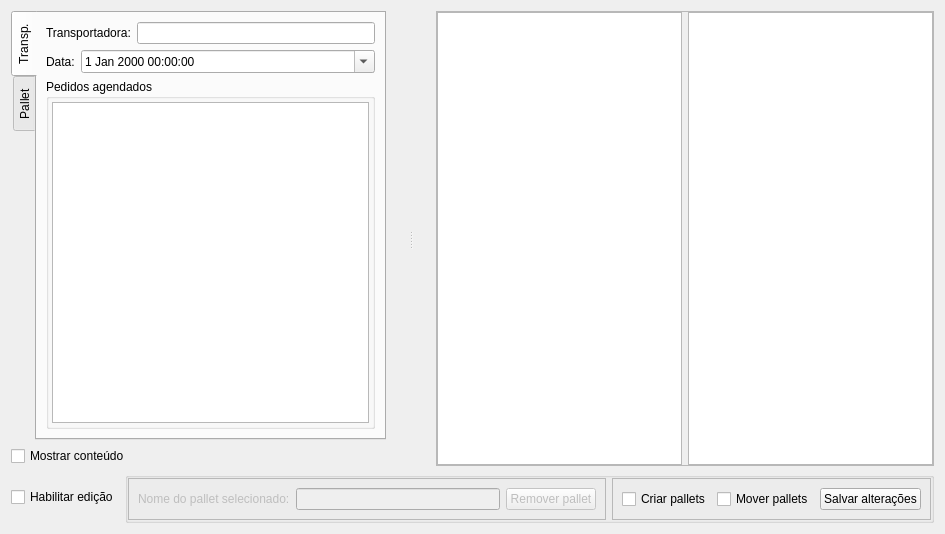
<?xml version="1.0" encoding="UTF-8"?>
<ui version="4.0">
 <class>WidgetGalpao</class>
 <widget class="QWidget" name="WidgetGalpao">
  <property name="geometry">
   <rect>
    <x>0</x>
    <y>0</y>
    <width>945</width>
    <height>534</height>
   </rect>
  </property>
  <property name="acceptDrops">
   <bool>true</bool>
  </property>
  <property name="windowTitle">
   <string>Dialog</string>
  </property>
  <layout class="QGridLayout" name="gridLayout_3">
   <item row="1" column="1">
    <widget class="QGroupBox" name="groupBoxEdicao">
     <property name="checked">
      <bool>false</bool>
     </property>
     <layout class="QGridLayout" name="gridLayout_4">
      <property name="leftMargin">
       <number>0</number>
      </property>
      <property name="topMargin">
       <number>0</number>
      </property>
      <property name="rightMargin">
       <number>0</number>
      </property>
      <property name="bottomMargin">
       <number>0</number>
      </property>
      <item row="0" column="0">
       <widget class="QFrame" name="framePalletSelecionado">
        <property name="enabled">
         <bool>false</bool>
        </property>
        <property name="frameShape">
         <enum>QFrame::StyledPanel</enum>
        </property>
        <property name="frameShadow">
         <enum>QFrame::Raised</enum>
        </property>
        <layout class="QHBoxLayout" name="horizontalLayout_3">
         <item>
          <widget class="QLabel" name="labelNomePallet">
           <property name="sizePolicy">
            <sizepolicy hsizetype="Maximum" vsizetype="Preferred">
             <horstretch>0</horstretch>
             <verstretch>0</verstretch>
            </sizepolicy>
           </property>
           <property name="text">
            <string>Nome do pallet selecionado:</string>
           </property>
          </widget>
         </item>
         <item>
          <widget class="QLineEdit" name="lineEditNomePallet"/>
         </item>
         <item>
          <widget class="QPushButton" name="pushButtonRemoverPallet">
           <property name="text">
            <string>Remover pallet</string>
           </property>
          </widget>
         </item>
        </layout>
       </widget>
      </item>
      <item row="0" column="1">
       <widget class="QFrame" name="frameEdicao">
        <property name="frameShape">
         <enum>QFrame::StyledPanel</enum>
        </property>
        <property name="frameShadow">
         <enum>QFrame::Raised</enum>
        </property>
        <layout class="QHBoxLayout" name="horizontalLayout_6">
         <item>
          <widget class="QCheckBox" name="checkBoxCriarPallet">
           <property name="text">
            <string>Criar pallets</string>
           </property>
          </widget>
         </item>
         <item>
          <widget class="QCheckBox" name="checkBoxMoverPallet">
           <property name="text">
            <string>Mover pallets</string>
           </property>
          </widget>
         </item>
         <item>
          <widget class="QPushButton" name="pushButtonSalvarPallets">
           <property name="text">
            <string>Salvar alterações</string>
           </property>
          </widget>
         </item>
        </layout>
       </widget>
      </item>
     </layout>
    </widget>
   </item>
   <item row="1" column="0">
    <widget class="QCheckBox" name="checkBoxEdicao">
     <property name="text">
      <string>Habilitar edição</string>
     </property>
    </widget>
   </item>
   <item row="0" column="0" colspan="2">
    <widget class="QSplitter" name="splitter">
     <property name="orientation">
      <enum>Qt::Horizontal</enum>
     </property>
     <property name="handleWidth">
      <number>50</number>
     </property>
     <widget class="QFrame" name="frameAcessorio">
      <property name="frameShadow">
       <enum>QFrame::Raised</enum>
      </property>
      <layout class="QGridLayout" name="gridLayout">
       <property name="leftMargin">
        <number>0</number>
       </property>
       <property name="topMargin">
        <number>0</number>
       </property>
       <property name="rightMargin">
        <number>0</number>
       </property>
       <property name="bottomMargin">
        <number>0</number>
       </property>
       <item row="1" column="0">
        <widget class="QCheckBox" name="checkBoxConteudo">
         <property name="text">
          <string>Mostrar conteúdo</string>
         </property>
        </widget>
       </item>
       <item row="0" column="0">
        <widget class="QTabWidget" name="tabWidget">
         <property name="tabPosition">
          <enum>QTabWidget::West</enum>
         </property>
         <property name="currentIndex">
          <number>0</number>
         </property>
         <widget class="QWidget" name="tabTransportadora">
          <attribute name="title">
           <string>Transp.</string>
          </attribute>
          <layout class="QGridLayout" name="gridLayout_7">
           <item row="0" column="0">
            <widget class="QFrame" name="frameTransportadora">
             <property name="frameShape">
              <enum>QFrame::NoFrame</enum>
             </property>
             <property name="frameShadow">
              <enum>QFrame::Raised</enum>
             </property>
             <layout class="QGridLayout" name="gridLayout_9">
              <property name="leftMargin">
               <number>0</number>
              </property>
              <property name="topMargin">
               <number>0</number>
              </property>
              <property name="rightMargin">
               <number>0</number>
              </property>
              <property name="bottomMargin">
               <number>0</number>
              </property>
              <item row="0" column="0" colspan="2">
               <widget class="QLabel" name="label">
                <property name="text">
                 <string>Transportadora:</string>
                </property>
               </widget>
              </item>
              <item row="0" column="2">
               <widget class="ItemBox" name="itemBoxVeiculo"/>
              </item>
              <item row="1" column="0">
               <widget class="QLabel" name="label_3">
                <property name="sizePolicy">
                 <sizepolicy hsizetype="Maximum" vsizetype="Preferred">
                  <horstretch>0</horstretch>
                  <verstretch>0</verstretch>
                 </sizepolicy>
                </property>
                <property name="text">
                 <string>Data:</string>
                </property>
               </widget>
              </item>
              <item row="1" column="1" colspan="2">
               <widget class="QDateTimeEdit" name="dateTimeEdit">
                <property name="calendarPopup">
                 <bool>true</bool>
                </property>
               </widget>
              </item>
              <item row="2" column="0" colspan="3">
               <widget class="QGroupBox" name="groupBox">
                <property name="title">
                 <string>Pedidos agendados</string>
                </property>
                <layout class="QGridLayout" name="gridLayout_6">
                 <property name="leftMargin">
                  <number>3</number>
                 </property>
                 <property name="topMargin">
                  <number>3</number>
                 </property>
                 <property name="rightMargin">
                  <number>3</number>
                 </property>
                 <property name="bottomMargin">
                  <number>3</number>
                 </property>
                 <property name="spacing">
                  <number>0</number>
                 </property>
                 <item row="0" column="0">
                  <widget class="TableView" name="tableTranspAgend">
                   <property name="palette">
                    <palette>
                     <active>
                      <colorrole role="Highlight">
                       <brush brushstyle="SolidPattern">
                        <color alpha="255">
                         <red>51</red>
                         <green>153</green>
                         <blue>255</blue>
                        </color>
                       </brush>
                      </colorrole>
                     </active>
                     <inactive>
                      <colorrole role="Highlight">
                       <brush brushstyle="SolidPattern">
                        <color alpha="255">
                         <red>51</red>
                         <green>153</green>
                         <blue>255</blue>
                        </color>
                       </brush>
                      </colorrole>
                     </inactive>
                     <disabled>
                      <colorrole role="Highlight">
                       <brush brushstyle="SolidPattern">
                        <color alpha="255">
                         <red>51</red>
                         <green>153</green>
                         <blue>255</blue>
                        </color>
                       </brush>
                      </colorrole>
                     </disabled>
                    </palette>
                   </property>
                   <property name="mouseTracking">
                    <bool>true</bool>
                   </property>
                   <property name="editTriggers">
                    <set>QAbstractItemView::NoEditTriggers</set>
                   </property>
                   <property name="selectionBehavior">
                    <enum>QAbstractItemView::SelectRows</enum>
                   </property>
                   <property name="sortingEnabled">
                    <bool>true</bool>
                   </property>
                  </widget>
                 </item>
                </layout>
               </widget>
              </item>
             </layout>
            </widget>
           </item>
          </layout>
         </widget>
         <widget class="QWidget" name="tabPallet">
          <attribute name="title">
           <string>Pallet</string>
          </attribute>
          <layout class="QGridLayout" name="gridLayout_8">
           <item row="0" column="0">
            <widget class="QFrame" name="framePallet">
             <property name="frameShape">
              <enum>QFrame::NoFrame</enum>
             </property>
             <property name="frameShadow">
              <enum>QFrame::Raised</enum>
             </property>
             <layout class="QVBoxLayout" name="verticalLayout">
              <property name="leftMargin">
               <number>0</number>
              </property>
              <property name="topMargin">
               <number>0</number>
              </property>
              <property name="rightMargin">
               <number>0</number>
              </property>
              <property name="bottomMargin">
               <number>0</number>
              </property>
              <item>
               <layout class="QHBoxLayout" name="horizontalLayout">
                <item>
                 <widget class="QLabel" name="labelOrigem">
                  <property name="sizePolicy">
                   <sizepolicy hsizetype="Maximum" vsizetype="Preferred">
                    <horstretch>0</horstretch>
                    <verstretch>0</verstretch>
                   </sizepolicy>
                  </property>
                  <property name="text">
                   <string>Origem:</string>
                  </property>
                 </widget>
                </item>
                <item>
                 <widget class="QComboBox" name="comboBoxPalletAtual">
                  <property name="placeholderText">
                   <string>Novo pallet</string>
                  </property>
                 </widget>
                </item>
               </layout>
              </item>
              <item>
               <layout class="QHBoxLayout" name="horizontalLayout_4">
                <property name="leftMargin">
                 <number>0</number>
                </property>
                <property name="topMargin">
                 <number>0</number>
                </property>
                <property name="rightMargin">
                 <number>0</number>
                </property>
                <property name="bottomMargin">
                 <number>0</number>
                </property>
                <item>
                 <widget class="QLabel" name="labelDestino">
                  <property name="text">
                   <string>Destino:</string>
                  </property>
                 </widget>
                </item>
                <item>
                 <widget class="QComboBox" name="comboBoxMoverParaPallet">
                  <property name="sizePolicy">
                   <sizepolicy hsizetype="Expanding" vsizetype="Fixed">
                    <horstretch>0</horstretch>
                    <verstretch>0</verstretch>
                   </sizepolicy>
                  </property>
                  <property name="placeholderText">
                   <string>Novo pallet</string>
                  </property>
                 </widget>
                </item>
                <item>
                 <widget class="QLineEdit" name="lineEditMoverParaPallet">
                  <property name="enabled">
                   <bool>false</bool>
                  </property>
                  <property name="placeholderText">
                   <string>Mover para pallet...</string>
                  </property>
                 </widget>
                </item>
                <item>
                 <widget class="QPushButton" name="pushButtonMover">
                  <property name="text">
                   <string>Mover</string>
                  </property>
                 </widget>
                </item>
               </layout>
              </item>
              <item>
               <layout class="QHBoxLayout" name="horizontalLayout_5">
                <item>
                 <widget class="QLabel" name="labelAltura">
                  <property name="enabled">
                   <bool>false</bool>
                  </property>
                  <property name="sizePolicy">
                   <sizepolicy hsizetype="Maximum" vsizetype="Preferred">
                    <horstretch>0</horstretch>
                    <verstretch>0</verstretch>
                   </sizepolicy>
                  </property>
                  <property name="text">
                   <string>Altura:</string>
                  </property>
                 </widget>
                </item>
                <item>
                 <widget class="QSpinBox" name="spinBoxAltura">
                  <property name="enabled">
                   <bool>false</bool>
                  </property>
                  <property name="maximum">
                   <number>4</number>
                  </property>
                 </widget>
                </item>
               </layout>
              </item>
              <item>
               <widget class="TableView" name="tablePallet">
                <property name="palette">
                 <palette>
                  <active>
                   <colorrole role="Highlight">
                    <brush brushstyle="SolidPattern">
                     <color alpha="255">
                      <red>51</red>
                      <green>153</green>
                      <blue>255</blue>
                     </color>
                    </brush>
                   </colorrole>
                  </active>
                  <inactive>
                   <colorrole role="Highlight">
                    <brush brushstyle="SolidPattern">
                     <color alpha="255">
                      <red>51</red>
                      <green>153</green>
                      <blue>255</blue>
                     </color>
                    </brush>
                   </colorrole>
                  </inactive>
                  <disabled>
                   <colorrole role="Highlight">
                    <brush brushstyle="SolidPattern">
                     <color alpha="255">
                      <red>51</red>
                      <green>153</green>
                      <blue>255</blue>
                     </color>
                    </brush>
                   </colorrole>
                  </disabled>
                 </palette>
                </property>
                <property name="mouseTracking">
                 <bool>true</bool>
                </property>
                <property name="editTriggers">
                 <set>QAbstractItemView::NoEditTriggers</set>
                </property>
                <property name="selectionMode">
                 <enum>QAbstractItemView::MultiSelection</enum>
                </property>
                <property name="selectionBehavior">
                 <enum>QAbstractItemView::SelectRows</enum>
                </property>
                <property name="sortingEnabled">
                 <bool>true</bool>
                </property>
               </widget>
              </item>
              <item>
               <layout class="QHBoxLayout" name="horizontalLayout_2">
                <property name="leftMargin">
                 <number>0</number>
                </property>
                <property name="topMargin">
                 <number>0</number>
                </property>
                <property name="rightMargin">
                 <number>0</number>
                </property>
                <property name="bottomMargin">
                 <number>0</number>
                </property>
                <item>
                 <widget class="QLabel" name="labelBusca">
                  <property name="sizePolicy">
                   <sizepolicy hsizetype="Maximum" vsizetype="Preferred">
                    <horstretch>0</horstretch>
                    <verstretch>0</verstretch>
                   </sizepolicy>
                  </property>
                  <property name="text">
                   <string>Buscar:</string>
                  </property>
                 </widget>
                </item>
                <item>
                 <widget class="QLineEdit" name="lineEditBuscaPallet">
                  <property name="placeholderText">
                   <string>Produto/Código/NFe/Lote/Pedido</string>
                  </property>
                 </widget>
                </item>
                <item>
                 <widget class="QPushButton" name="pushButtonBuscar">
                  <property name="text">
                   <string>Buscar</string>
                  </property>
                 </widget>
                </item>
               </layout>
              </item>
             </layout>
            </widget>
           </item>
          </layout>
         </widget>
        </widget>
       </item>
      </layout>
     </widget>
     <widget class="QFrame" name="framePlanta">
      <property name="frameShape">
       <enum>QFrame::StyledPanel</enum>
      </property>
      <property name="frameShadow">
       <enum>QFrame::Raised</enum>
      </property>
      <layout class="QGridLayout" name="gridLayout_2">
       <property name="leftMargin">
        <number>0</number>
       </property>
       <property name="topMargin">
        <number>0</number>
       </property>
       <property name="rightMargin">
        <number>0</number>
       </property>
       <property name="bottomMargin">
        <number>0</number>
       </property>
       <item row="0" column="0">
        <widget class="ViewGalpao" name="graphicsGalpao">
         <property name="mouseTracking">
          <bool>true</bool>
         </property>
         <property name="tabletTracking">
          <bool>true</bool>
         </property>
        </widget>
       </item>
       <item row="0" column="1">
        <widget class="ViewGalpao" name="graphicsPallet">
         <property name="sizePolicy">
          <sizepolicy hsizetype="Expanding" vsizetype="Expanding">
           <horstretch>0</horstretch>
           <verstretch>0</verstretch>
          </sizepolicy>
         </property>
         <property name="maximumSize">
          <size>
           <width>619</width>
           <height>16777215</height>
          </size>
         </property>
         <property name="mouseTracking">
          <bool>true</bool>
         </property>
         <property name="tabletTracking">
          <bool>true</bool>
         </property>
        </widget>
       </item>
      </layout>
     </widget>
    </widget>
   </item>
  </layout>
 </widget>
 <customwidgets>
  <customwidget>
   <class>TableView</class>
   <extends>QTableView</extends>
   <header>src/tableview.h</header>
  </customwidget>
  <customwidget>
   <class>ItemBox</class>
   <extends>QLineEdit</extends>
   <header>src/itembox.h</header>
  </customwidget>
  <customwidget>
   <class>ViewGalpao</class>
   <extends>QGraphicsView</extends>
   <header>src/viewgalpao.h</header>
  </customwidget>
 </customwidgets>
 <tabstops>
  <tabstop>itemBoxVeiculo</tabstop>
  <tabstop>dateTimeEdit</tabstop>
  <tabstop>tableTranspAgend</tabstop>
  <tabstop>graphicsGalpao</tabstop>
  <tabstop>graphicsPallet</tabstop>
 </tabstops>
 <resources/>
 <connections/>
</ui>
